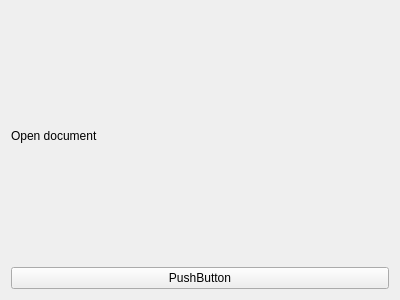
<?xml version="1.0" encoding="UTF-8"?>
<ui version="4.0">
 <class>GUI_Opendoc</class>
 <widget class="QWidget" name="GUI_Opendoc">
  <property name="geometry">
   <rect>
    <x>0</x>
    <y>0</y>
    <width>400</width>
    <height>300</height>
   </rect>
  </property>
  <property name="windowTitle">
   <string>Form</string>
  </property>
  <layout class="QVBoxLayout" name="verticalLayout">
   <item>
    <widget class="QLabel" name="label">
     <property name="text">
      <string>Open document</string>
     </property>
    </widget>
   </item>
   <item>
    <widget class="QPushButton" name="pushButton">
     <property name="text">
      <string>PushButton</string>
     </property>
    </widget>
   </item>
  </layout>
 </widget>
 <resources/>
 <connections/>
</ui>
